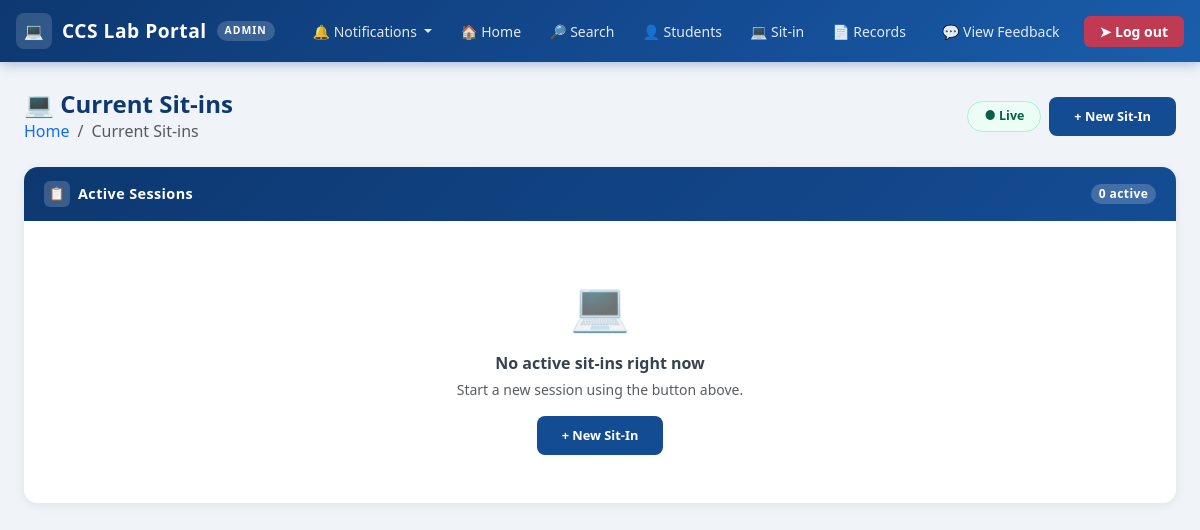
Before: /admin/current_sitin (signed in) with the older database file.
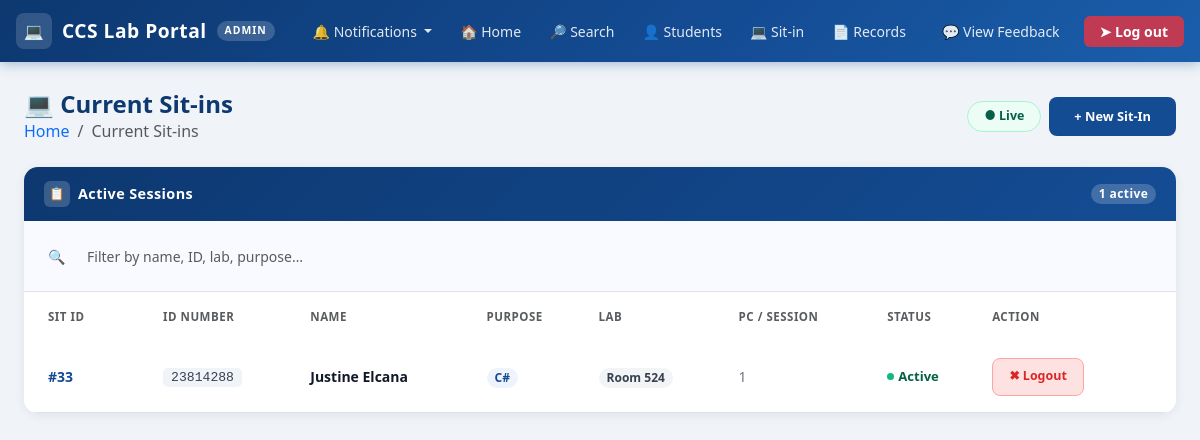
After: the same page with the newer database file.
### tables this page shows
CREATE TABLE sessions_history(
            session_id INTEGER PRIMARY KEY AUTOINCREMENT,
            student_id INTEGER NOT NULL,
            login_time TEXT,
            logout_time TEXT,
            session_date TEXT NOT NULL,
            purpose TEXT,
            pc_number TEXT,
            lab_room TEXT,       
            FOREIGN KEY(student_id) REFERENCES students(id)
        );

CREATE TABLE students(
            id INTEGER PRIMARY KEY AUTOINCREMENT,
            id_number TEXT UNIQUE NOT NULL,
            first_name TEXT NOT NULL CHECK(length(first_name) <= 30),
            middle_name TEXT CHECK(length(middle_name) <= 30),
            last_name TEXT NOT NULL CHECK(length(last_name) <= 30),
            course_level INTEGER NOT NULL CHECK(course_level BETWEEN 1 AND 4),
            course TEXT NOT NULL,
            password TEXT NOT NULL,
            email TEXT UNIQUE NOT NULL,
            address TEXT NOT NULL,
            sessions_remaining INTEGER NOT NULL DEFAULT 30 CHECK(sessions_remaining BETWEEN 0 AND 30),
            total_session_used INTEGER NOT NULL DEFAULT 0 CHECK(total_session_used >= 0),
            profile_photo TEXT DEFAULT NULL
            );

### app.py (the view)
@app.route("/admin/current_sitin")
def admin_current_sitin():
    if "user" not in session or session.get("role") != "admin":
        flash("Please log in first!", "warning")
        return redirect(url_for("login"))
    try:
        current = view_current_sitin()  # Fetch all active sit-ins
        return render_template(
            "admin/admin_current_sitin.html",
            current=current
        )
    except Exception as e:
        flash(f"Error fetching current sit-ins: {str(e)}", "danger")
        return render_template("admin/admin_current_sitin.html", current=[])

### app.py (called while the page is built)
@app.context_processor
def inject_now():
    return {'now': datetime.now()}

### database.py (called while the page is built)
def get_db():
    if "db" not in g:
        g.db = sqlite3.connect(
            DATABASE,
            detect_types=sqlite3.PARSE_DECLTYPES,
            timeout=30
        )
        g.db.row_factory = sqlite3.Row
        g.db.execute("PRAGMA journal_mode = WAL")
        g.db.execute("PRAGMA foreign_keys = ON")
    return g.db

### db_helper.py (called while the page is built)
def execute(query, params=(), fetchone=False, fetchall=False, commit=False):
    db = get_db()
    if fetchone and fetchall:
        raise ValueError("Cannot Use Fetchone and Fetchall at the same time!")
    cursor = db.execute(query,params)
    try:
        result = None
        if fetchone:
            row = cursor.fetchone()
            result = dict(row) if row else None
        elif fetchall:
            rows = cursor.fetchall()
            result = [dict(r) for r in rows]
        if commit:
            db.commit()
            return cursor.rowcount
        return result
    except Exception:
        db.rollback()
        raise
    finally:
        cursor.close()

### templates/admin/admin_current_sitin.html (shortened to what the changed rows need)
{% extends "admin/admin_base.html" %}
{% block content %}
<div class="dash-card card">
  <div class="card-header-custom d-flex align-items-center justify-content-between">
    <div class="d-flex align-items-center gap-2">
      <div class="header-icon">&#128203;</div>
      Active Sessions
    </div>
    <span class="badge rounded-pill"
          style="background:rgba(255,255,255,0.2); font-size:0.75rem; font-weight:600;">
      {% if current %}{{ current|length }} active{% else %}0 active{% endif %}
    </span>
  </div>
  <div class="card-body p-0">
    {% if current %}
    <div class="px-4 py-3 border-bottom d-flex align-items-center gap-2" style="background:#f8faff;">
      <span style="color:#6b7280; font-size:0.875rem;">&#128269;</span>
      <input type="text" id="tableSearch" class="form-control form-control-sm border-0 shadow-none"
             placeholder="Filter by name, ID, lab, purpose…"
             style="background:transparent; font-size:0.875rem; max-width:320px;"
             oninput="filterTable()">
    </div>
    <div class="table-responsive">
      <table class="table mb-0" id="sitinTable" style="font-size:0.875rem;">
        <thead style="background:#f0f4f8;">
          <tr>
            <th class="px-4 py-3 text-muted fw-semibold border-0"
                style="font-size:0.72rem; text-transform:uppercase; letter-spacing:0.5px; white-space:nowrap;">
              Sit ID
            </th>
            <th class="py-3 text-muted fw-semibold border-0"
                style="font-size:0.72rem; text-transform:uppercase; letter-spacing:0.5px; white-space:nowrap;">
              ID Number
            </th>
            <th class="py-3 text-muted fw-semibold border-0"
                style="font-size:0.72rem; text-transform:uppercase; letter-spacing:0.5px;">
              Name
            </th>
            <th class="py-3 text-muted fw-semibold border-0"
                style="font-size:0.72rem; text-transform:uppercase; letter-spacing:0.5px;">
              Purpose
            </th>
            <th class="py-3 text-muted fw-semibold border-0"
                style="font-size:0.72rem; text-transform:uppercase; letter-spacing:0.5px;">
              Lab
            </th>
            <th class="py-3 text-muted fw-semibold border-0"
                style="font-size:0.72rem; text-transform:uppercase; letter-spacing:0.5px;">
              PC / Session
            </th>
            <th class="py-3 text-muted fw-semibold border-0"
                style="font-size:0.72rem; text-transform:uppercase; letter-spacing:0.5px;">
              Status
            </th>
            <th class="py-3 pe-4 text-muted fw-semibold border-0"
                style="font-size:0.72rem; text-transform:uppercase; letter-spacing:0.5px;">
              Action
            </th>
          </tr>
        </thead>
        <tbody id="sitinTableBody">
          {% for sitin in current %}
          <tr class="sitin-row border-bottom" style="transition:background 0.15s;">
            <td class="px-4 py-3 align-middle">
              <span class="fw-semibold" style="color:#144c94;">#{{ sitin.sit_id }}</span>
            </td>
            <td class="py-3 align-middle">
              <code style="background:#f0f4f8; padding:2px 8px; border-radius:5px;
                           font-size:0.82rem; color:#374151;">
                {{ sitin.id_number }}
              </code>
            </td>
            <td class="py-3 align-middle fw-semibold" style="color:#111827;">
              {{ sitin.name }}
            </td>
            <td class="py-3 align-middle">
              <span class="badge rounded-pill px-2 py-1"
                    style="background:#eef3fc; color:#144c94; font-size:0.75rem; font-weight:600;">
                {{ sitin.purpose }}
              </span>
            </td>
            <td class="py-3 align-middle">
              <span class="badge rounded-pill px-2 py-1"
                    style="background:#f3f4f6; color:#374151; font-size:0.75rem; font-weight:600;">
                Room {{ sitin.sit_lab }}
              </span>
            </td>
            <td class="py-3 align-middle" style="color:#6b7280;">
              {{ sitin.session }}
            </td>
            <td class="py-3 align-middle">
              {% if sitin.status == 'Active' %}
                <span class="d-flex align-items-center gap-1" style="color:#065f46; font-size:0.82rem; font-weight:600;">
                  <span style="width:7px;height:7px;background:#10b981;border-radius:50%;display:inline-block;"></span>
                  Active
                </span>
              {% else %}
                <span class="d-flex align-items-center gap-1" style="color:#6b7280; font-size:0.82rem; font-weight:600;">
                  <span style="width:7px;height:7px;background:#d1d5db;border-radius:50%;display:inline-block;"></span>
                  {{ sitin.status }}
                </span>
              {% endif %}
            </td>
            <td class="py-3 pe-4 align-middle">
              <form action="{{ url_for('admin_end_sitin', session_id=sitin.sit_id) }}" method="post">
                <button type="submit"
                        class="btn btn-sm rounded-3 fw-semibold px-3"
                        style="font-size:0.78rem;
                               {% if sitin.status == 'Active' %}
                               background:#fee2e2; color:#dc2626; border:1px solid #fca5a5;
                               {% else %}
                               background:#f3f4f6; color:#9ca3af; border:1px solid #e5e7eb; cursor:not-allowed;
                               {% endif %}"
                        {% if sitin.status != 'Active' %}disabled{% endif %}>
                  &#10006; Logout
                </button>
              </form>
            </td>
          </tr>
          {% endfor %}
        </tbody>
      </table>
    </div>
    {% else %}
    <div class="text-center py-5 text-muted">
      <div style="font-size:3rem; margin-bottom:10px;">&#128187;</div>
      <p class="fw-semibold mb-1" style="color:#374151;">No active sit-ins right now</p>
      <p class="small mb-3">Start a new session using the button above.</p>
      <button class="btn btn-sm rounded-3 fw-semibold px-4"
              style="background:#144c94; color:#fff; font-size:0.8rem;"
              data-bs-toggle="modal" data-bs-target="#searchModal">
        &#43; New Sit-In
      </button>
    </div>
    {% endif %}
  </div>
</div>
{% endblock %}

Changed rows visible on the page:
added sessions_history: sit_id "33", id_number "23814288", name "Justine Elcana", purpose "C#", sit_lab "524", session "1"
Other visible differences:
{{ current|length }}: (not shown) → "1"
text no longer shown: "0 active 💻 No active sit-ins right now Start a new session using the button above. + New Sit-In"
text now shown: "active 🔍 SIT ID ID NUMBER NAME PURPOSE LAB PC / SESSION STATUS ACTION"
